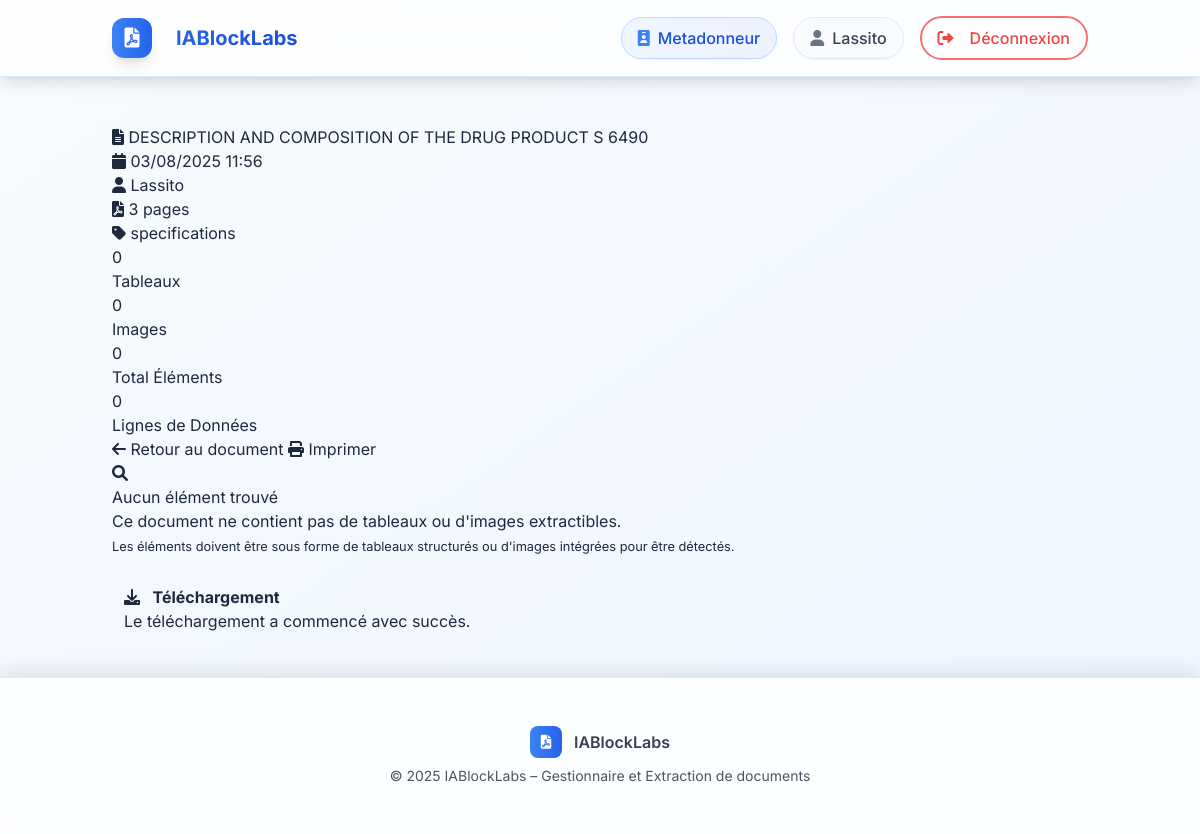
Page /documents/126/tables-images/ (signed in) on the committed database.
### rawdocs/models.py (models this page shows, shortened)
class RawDocument(models.Model):
    url = models.URLField(help_text="URL d'origine du PDF", blank=True)
    file = models.FileField(upload_to=pdf_upload_to, help_text="Fichier PDF téléchargé")
    created_at = models.DateTimeField(auto_now_add=True)
    owner = models.ForeignKey(
        settings.AUTH_USER_MODEL,
        on_delete=models.CASCADE,
        related_name='raw_documents',
        null=True, blank=True,
        help_text="Utilisateur qui a téléchargé ce document"
    )
    is_validated = models.BooleanField(default=False, help_text="Document validé par un métadonneur")
    validated_at = models.DateTimeField(null=True, blank=True)
    is_ready_for_expert = models.BooleanField(default=False, help_text="Document prêt pour révision expert")
    expert_ready_at = models.DateTimeField(null=True, blank=True,
                                           help_text="Date à laquelle le document est devenu prêt pour l'expert")
    total_pages = models.IntegerField(default=0, help_text="Nombre total de pages")
    pages_extracted = models.BooleanField(default=False, help_text="Pages extraites individuellement")
    title = models.TextField(blank=True, help_text="Titre du document")
    doc_type = models.CharField("Type", max_length=100, blank=True, help_text="Type du document (guide, rapport…)")
    publication_date = models.CharField(max_length=100, blank=True, help_text="Date de publication")
    version = models.CharField(max_length=50, blank=True, help_text="Version extraite")
    source = models.CharField(max_length=255, blank=True, help_text="Organisation émettrice (EMA, FDA…)")
    context = models.TextField(blank=True, help_text="Contexte extrait (2 phrases max)")
    country = models.CharField(max_length=100, blank=True, help_text="Pays détecté (GPE ou TLD)")
    language = models.CharField(max_length=10, blank=True, help_text="Langue détectée (fr, en…)")
    url_source = models.URLField(blank=True, help_text="URL d'origine pour référence")

### rawdocs/views.py (the view)
@login_required
def document_tables_images(request, document_id):
    try:
        document = RawDocument.objects.get(id=document_id)
        if not request.user.is_staff and document.owner != request.user:
            messages.error(request, "Vous n'avez pas accès à ce document.")
            return redirect('rawdocs:document_list')
        extractor = TableImageExtractor(document.file.path)
        tables = extractor.extract_tables_with_structure()
        images = extractor.extract_images()
        combined_html = extractor.get_combined_html()
        summary = extractor.get_extraction_summary()
        context = {
            'document': document,
            'tables': tables,
            'images': images,
            'combined_html': combined_html,
            'summary': summary,
            'total_elements': len(tables) + len(images)
        }
        return render(request, 'rawdocs/document_tables_images.html', context)
    except RawDocument.DoesNotExist:
        messages.error(request, "Document non trouvé.")
        return redirect('rawdocs:document_list')
    except Exception as e:
        messages.error(request, f"Erreur lors de l'extraction: {str(e)}")
        return redirect('rawdocs:document_detail', document_id=document_id)

### rawdocs/table_image_extractor.py (called while the page is built, shortened)
    def extract_images(self) -> List[Dict]:
        images_data = []
        try:
            doc = fitz.open(self.pdf_path)
            doc.close()
        except Exception as e:
            print(f"Erreur lors de l'extraction des images: {e}")
        self.images = images_data
        return images_data

    def get_extraction_summary(self) -> Dict:
        return {
            'total_tables': len(self.tables),
            'total_images': len(self.images),
            'tables_by_page': self._group_by_page(self.tables),
            'images_by_page': self._group_by_page(self.images),
            'total_table_rows': sum(table['rows'] for table in self.tables),
            'total_image_size_kb': sum(img['size_kb'] for img in self.images)
        }

    def _group_by_page(self, items: List[Dict]) -> Dict[int, int]:
        grouped = {}
        for item in items:
            page = item['page']
            grouped[page] = grouped.get(page, 0) + 1
        return grouped

    def get_combined_html(self) -> str:
        html_parts = []
        html_parts.append(self._get_css_styles())
        all_items = []
        all_items.sort(key=lambda x: (x['page'], x['number']))
        current_page = None
        if current_page is not None:
            html_parts.append('</div>')  # Fermer la dernière page
        html_parts.append(self._get_javascript())
        return '\n'.join(html_parts)

### templates/rawdocs/document_tables_images.html (shortened to what this page needs)
{% extends 'base.html' %}
{% load static %}
{% block content %}
<div class="container-fluid py-4">
    <div class="document-header">
        <h1 class="document-title">
            <i class="fas fa-file-alt"></i>
            {{ document.title|default:"Document sans titre" }}
        </h1>
        <div class="document-meta">
            <div class="meta-item">
                <i class="fas fa-calendar"></i>
                {{ document.created_at|date:"d/m/Y H:i" }}
            </div>
            <div class="meta-item">
                <i class="fas fa-user"></i>
                {{ document.owner.username|default:"Anonyme" }}
            </div>
            <div class="meta-item">
                <i class="fas fa-file-pdf"></i>
                {{ document.total_pages }} page{{ document.total_pages|pluralize }}
            </div>
            {% if document.doc_type %}
            <div class="meta-item">
                <i class="fas fa-tag"></i>
                {{ document.doc_type }}
            </div>
            {% endif %}
        </div>
    </div>
    <div class="summary-cards">
        <div class="summary-card">
            <div class="summary-number">{{ summary.total_tables }}</div>
            <div class="summary-label">Tableau{{ summary.total_tables|pluralize:"x" }}</div>
        </div>
        <div class="summary-card">
            <div class="summary-number">{{ summary.total_images }}</div>
            <div class="summary-label">Image{{ summary.total_images|pluralize }}</div>
        </div>
        <div class="summary-card">
            <div class="summary-number">{{ total_elements }}</div>
            <div class="summary-label">Total Éléments</div>
        </div>
        <div class="summary-card">
            <div class="summary-number">{{ summary.total_table_rows|default:0 }}</div>
            <div class="summary-label">Lignes de Données</div>
        </div>
    </div>
    <div class="action-buttons">
        <a href="{% url 'rawdocs:document_detail' document.id %}" class="btn-action btn-secondary-custom">
            <i class="fas fa-arrow-left"></i>
            Retour au document
        </a>
        <button class="btn-action btn-primary-custom" onclick="window.print()">
            <i class="fas fa-print"></i>
            Imprimer
        </button>
    </div>
    <div class="content-section">
        {% if total_elements > 0 %}
            <div class="p-3">
                {{ combined_html|safe }}
            </div>
        {% else %}
            <div class="no-content">
                <i class="fas fa-search"></i>
                <h3>Aucun élément trouvé</h3>
                <p>Ce document ne contient pas de tableaux ou d'images extractibles.</p>
                <small class="text-muted">
                    Les éléments doivent être sous forme de tableaux structurés ou d'images intégrées pour être détectés.
                </small>
            </div>
        {% endif %}
    </div>
</div>
<div class="position-fixed bottom-0 end-0 p-3" style="z-index: 11">
    <div id="downloadToast" class="toast" role="alert" aria-live="assertive" aria-atomic="true">
        <div class="toast-header">
            <i class="fas fa-download text-success me-2"></i>
            <strong class="me-auto">Téléchargement</strong>
        </div>
        <div class="toast-body">
            Le téléchargement a commencé avec succès.
        </div>
    </div>
</div>
{% endblock %}

### templates/base.html (shortened to what this page needs)
{% load static %}
<!DOCTYPE html>
<html lang="fr">
<head>
  <script src="https://cdn.tailwindcss.com"></script>
  <link rel="stylesheet" href="{% static 'rawdocs/css/styles.css' %}">
  <link href="https://cdnjs.cloudflare.com/ajax/libs/font-awesome/6.0.0/css/all.min.css" rel="stylesheet">
</head>
<body class="bg-gradient-to-br from-slate-50 to-blue-50 min-h-screen flex flex-col">
  <div class="fixed inset-0 opacity-5 pointer-events-none">
    <div class="absolute inset-0 bg-grid-pattern"></div>
  </div>
  <div class="app-container flex-1 flex flex-col relative z-10">
    <header class="site-header bg-white/80 backdrop-blur-lg shadow-lg border-b border-blue-100">
      <div class="header-content container mx-auto px-6 flex items-center justify-between py-4">
        {% with group=user.groups.first.name %}
        {% if group == "Annotateur" %}
          <a href="{% url 'rawdocs:annotation_dashboard' %}" class="logo group flex items-center text-xl font-bold text-blue-600 hover:text-blue-700 transition-all duration-300">
        {% elif group == "Expert" %}
          <a href="{% url 'expert:dashboard' %}" class="logo group flex items-center text-xl font-bold text-blue-600 hover:text-blue-700 transition-all duration-300">
        {% elif group == "Metadonneur" %}
          <a href="{% url 'rawdocs:dashboard' %}" class="logo group flex items-center text-xl font-bold text-blue-600 hover:text-blue-700 transition-all duration-300">
        {% else %}
          <a href="#" class="logo group flex items-center text-xl font-bold text-blue-600 hover:text-blue-700 transition-all duration-300">
        {% endif %}
      {% endwith %}
            <div class="logo-icon bg-gradient-to-r from-blue-500 to-blue-600 p-2 rounded-xl mr-3 group-hover:scale-110 transition-transform duration-300 shadow-lg">
              <i class="fas fa-file-pdf text-white"></i>
            </div>
            <span class="bg-gradient-to-r from-blue-600 to-blue-700 bg-clip-text text-transparent">
            </span>
          </a>
        {% if user.is_authenticated %}
          <div class="user-info flex items-center gap-4">
            <div class="user-badge bg-gradient-to-r from-blue-50 to-indigo-50 px-4 py-2 rounded-full border border-blue-200">
              <span class="flex items-center text-blue-700 font-medium">
                <i class="fas fa-id-badge mr-2 text-blue-500"></i>
                {{ user.groups.first.name }}
              </span>
            </div>
            <div class="user-badge bg-gradient-to-r from-gray-50 to-slate-50 px-4 py-2 rounded-full border border-gray-200">
              <span class="flex items-center text-gray-700 font-medium">
                <i class="fas fa-user mr-2 text-gray-500"></i>
                {{ user.username }}
              </span>
            </div>
            <form method="post" action="{% url 'rawdocs:logout' %}">
              <button type="submit"
                      class="btn-logout group inline-flex items-center px-4 py-2 border-2 border-red-400 text-red-500 rounded-full hover:bg-red-500 hover:text-white transition-all duration-300 hover:shadow-lg hover:scale-105">
                <i class="fas fa-sign-out-alt mr-2 group-hover:animate-pulse"></i>
                <span>Déconnexion</span>
              </button>
            </form>
          </div>
        {% endif %}
      </div>
    </header>
    <main class="site-main flex-1 container mx-auto px-6 py-8">
      <div class="main-content-wrapper animate-fadeInUp">
        {% block content %}{% endblock %}
      </div>
    </main>
    <footer class="site-footer bg-white/80 backdrop-blur-lg border-t border-blue-100 py-6">
      <div class="footer-content text-center">
        <div class="flex items-center justify-center gap-3 mb-2">
          <div class="w-8 h-8 bg-gradient-to-r from-blue-500 to-blue-600 rounded-lg flex items-center justify-center">
            <i class="fas fa-file-pdf text-white text-sm"></i>
          </div>
          <span class="text-gray-700 font-semibold">IABlockLabs</span>
        </div>
        <p class="text-gray-600 text-sm">
          &copy; 2025 IABlockLabs – Gestionnaire et Extraction de documents
        </p>
      </div>
    </footer>
  </div>
</body>
</html>

### static/rawdocs/css/styles.css (style rules this page uses)
:root { --primary-color: #2563eb; --primary-hover: #1d4ed8; --primary-light: #3b82f6; --secondary-color: #64748b; --accent-color: #06b6d4; --background-color: #f8fafc; --surface-color: #ffffff; --surface-elevated: rgba(255, 255, 255, 0.9); --text-main: #1e293b; --text-alt: #64748b; --border-color: #e2e8f0; --border-radius: 16px; --border-radius-sm: 8px; --shadow-sm: 0 1px 2px rgba(0,0,0,0.05); --shadow-md: 0 4px 6px -1px rgba(0,0,0,0.1), 0 2px 4px -2px rgba(0,0,0,0.1); --shadow-lg: 0 10px 15px -3px rgba(0,0,0,0.1), 0 4px 6px -4px rgba(0,0,0,0.1); --shadow-xl: 0 20px 25px -5px rgba(0,0,0,0.1), 0 8px 10px -6px rgba(0,0,0,0.1); --transition-all: all 0.3s cubic-bezier(0.4, 0, 0.2, 1); --gradient-primary: linear-gradient(135deg, #667eea 0%, #764ba2 100%); --gradient-secondary: linear-gradient(135deg, #f093fb 0%, #f5576c 100%); }
* { margin: 0; padding: 0; box-sizing: border-box; }
body { font-family: 'Inter', -apple-system, BlinkMacSystemFont, 'Segoe UI', Roboto, sans-serif; background: linear-gradient(135deg, #f8fafc 0%, #e0f2fe 100%); color: var(--text-main); min-height: 100vh; font-size: 16px; line-height: 1.6; -webkit-font-smoothing: antialiased; -moz-osx-font-smoothing: grayscale; }
.bg-grid-pattern { background-image: radial-gradient(circle at 1px 1px, rgba(59, 130, 246, 0.1) 1px, transparent 0); background-size: 20px 20px; }
.app-container { display: flex; flex-direction: column; min-height: 100vh; position: relative; }
.animate-fadeInUp { animation: fadeInUp 0.6s ease-out; }
.site-header { background: rgba(255, 255, 255, 0.8); backdrop-filter: blur(20px); -webkit-backdrop-filter: blur(20px); border-bottom: 1px solid rgba(59, 130, 246, 0.1); box-shadow: 0 4px 20px rgba(0, 0, 0, 0.1); position: sticky; top: 0; z-index: 50; }
.header-content { max-width: 1200px; margin: 0 auto; padding: 1rem 2rem; display: flex; align-items: center; justify-content: space-between; }
.logo { display: flex; align-items: center; gap: 0.75rem; text-decoration: none; font-size: 1.5rem; font-weight: 700; transition: var(--transition-all); }
.logo-icon { display: flex; align-items: center; justify-content: center; width: 40px; height: 40px; background: linear-gradient(135deg, #3b82f6 0%, #1d4ed8 100%); border-radius: 12px; box-shadow: var(--shadow-md); transition: var(--transition-all); }
.user-info { display: flex; align-items: center; gap: 1rem; animation: slideInRight 0.6s ease-out; }
.user-badge { display: flex; align-items: center; padding: 0.5rem 1rem; border-radius: 50px; font-weight: 500; transition: var(--transition-all); backdrop-filter: blur(10px); box-shadow: var(--shadow-sm); }
.btn-logout { display: inline-flex; align-items: center; gap: 0.5rem; background: rgba(255, 255, 255, 0.8); border: 2px solid #ef4444; color: #ef4444; padding: 0.5rem 1rem; border-radius: 50px; cursor: pointer; transition: var(--transition-all); font-weight: 500; backdrop-filter: blur(10px); position: relative; overflow: hidden; }
.btn-logout::before { content: ''; position: absolute; top: 0; left: -100%; width: 100%; height: 100%; background: #ef4444; transition: var(--transition-all); z-index: -1; }
.site-main { flex: 1; padding: 2rem 0; }
.main-content-wrapper { animation: fadeInUp 0.6s ease-out; }
.site-footer { background: rgba(255, 255, 255, 0.8); backdrop-filter: blur(20px); -webkit-backdrop-filter: blur(20px); border-top: 1px solid rgba(59, 130, 246, 0.1); box-shadow: 0 -4px 20px rgba(0, 0, 0, 0.1); }
.footer-content { max-width: 1200px; margin: 0 auto; padding: 1.5rem 2rem; text-align: center; color: var(--text-alt); }

### rows in the picture
RawDocument: title "DESCRIPTION AND COMPOSITION OF THE DRUG PRODUCT S 6490", created_at "03/08/2025 11:56", owner.username "Lassito", total_pages "3", doc_type "specifications"

### other values in the picture
{{ user.groups.first.name }} "Metadonneur"
{{ user.username }} "Lassito"
{{ summary.total_tables }} "0"
{{ summary.total_images }} "0"
{{ total_elements }} "0"
{{ summary.total_table_rows|default:0 }} "0"
